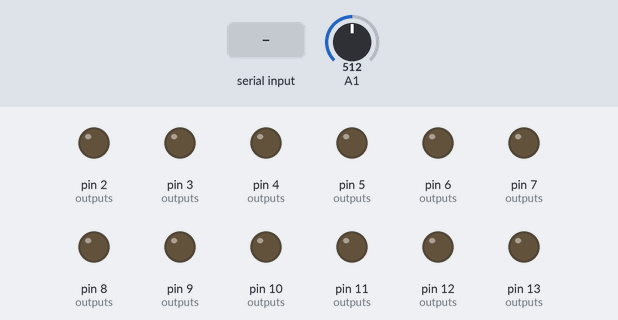
This sketch was run on a simulated Arduino Uno, built with avr-gcc and run on an emulated ATmega328P. Parts: output pins drawn as LEDs (lit = HIGH). Dashed ring = blinking. The inputs (shaded band) are chosen by the test bench; at power-on: A1 = 512. What the sketch prints to the serial monitor is not drawn.

Above: at 1.7 s.
1.8 s: "N\n" received over Serial
At 2.27 s:
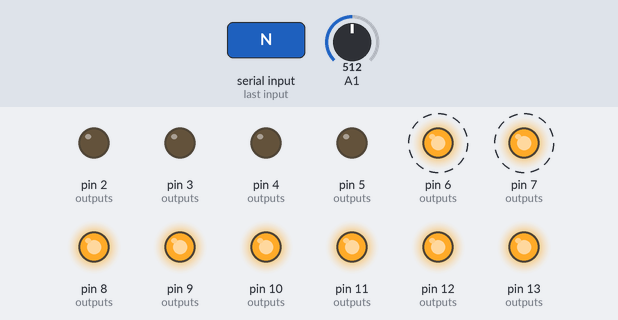
At 4.32 s:
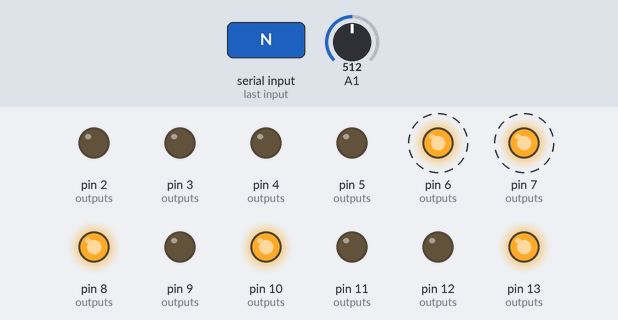
4.8 s: "HELLO\n" received over Serial
7.8 s: "TYPE,\n" received over the second serial link
10.8 s: "STOP\n" received over the second serial link
At 11.0 s:
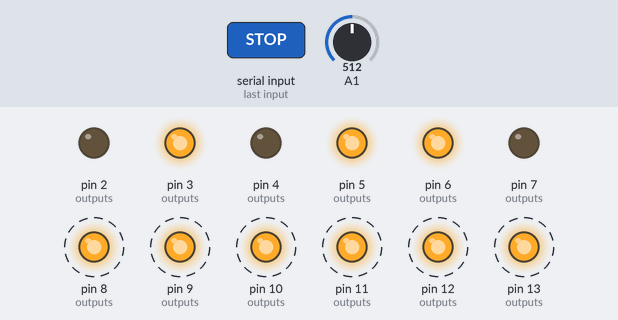
12.8 s: "2\n" received over Serial
At 13.33 s:
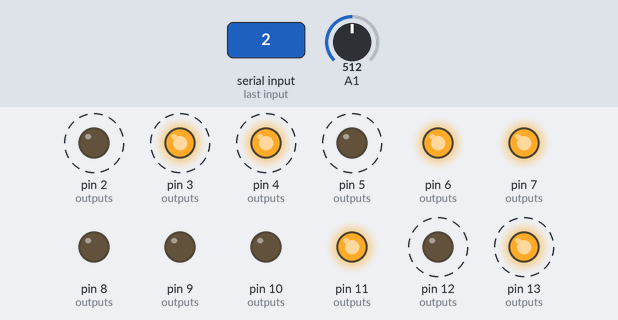
15.8 s: "HELLO\n" received over the second serial link
Timing chart, 0 to 19.8 s (numbered marks = the images above; inputs shaded):
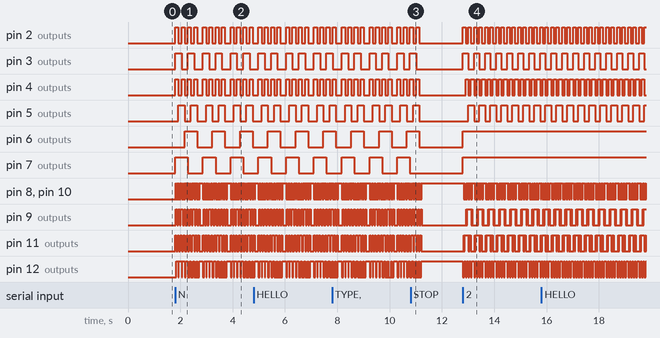

Measured:
- after the input at 1.8 s, pin 2 (outputs): LOW → HIGH at once, then repeats every 1.1 s: 3 × (LOW 0.12 s, HIGH 0.12 s), LOW 0.22 s, HIGH 0.12 s; pin 3 (outputs): LOW → HIGH at once, then repeats every 1.1 s: LOW 0.24 s, HIGH 0.24 s, LOW 0.34 s, HIGH 0.24 s
- after the input at 10.8 s, pin 2 (outputs): goes on until 11.1 s, then stays LOW; pin 3 (outputs): goes on until 11.0 s, then stays LOW
- after the input at 12.8 s, pin 2 (outputs): alternates HIGH for 0.10 s and LOW for 0.11 s, starting at once; pin 3 (outputs): alternates HIGH for 0.19 s and LOW for 0.23 s, starting at once

The sketch:

Arduino_EIT_Gesture_FrameOutput_A2A3.ino
```cpp
/*
  Arduino EIT data sender for MATLAB gesture collection
  HC-05 moved from pins 0/1 to A2/A3 using SoftwareSerial.

  Wiring:
  HC-05 TX -> Arduino A2  (Arduino SoftwareSerial RX)
  HC-05 RX -> Arduino A3  (Arduino SoftwareSerial TX through voltage divider)
  HC-05 GND -> Arduino GND
  HC-05 VCC -> suitable HC-05 module supply

  MATLAB/Python must use BT_BAUD = 38400.
  USB Serial is kept only for debugging/uploading.
*/

#include <SoftwareSerial.h>

// ========= Bluetooth pins =========
// A2 and A3 are used as digital pins for SoftwareSerial.
const byte BT_RX_PIN = A2;  // Arduino receives from HC-05 TX
const byte BT_TX_PIN = A3;  // Arduino transmits to HC-05 RX through voltage divider
SoftwareSerial BT(BT_RX_PIN, BT_TX_PIN);

const long BT_BAUD  = 38400;
const long USB_BAUD = 115200;

// ========= Pin definitions =========
const int cn0 = 2, cn1 = 3, cn2 = 7;
const int co0 = 4, co1 = 5, co2 = 6;
const int vn0 = 10, vn1 = 11, vn2 = 12;
const int vo0 = 8,  vo1 = 9,  vo2 = 13;

// ========= Shared parameters =========
const int aP            = A1;
const int sN            = 60;    // ADC samples per measurement
const int cY            = 5;     // top/bottom averaging window
const int ddd           = 20;    // settling delay (ms)
const int EITiterations = 102;   // frames per trigger

float  answer = 0.0;
String valString;

byte selectedType = 1;
bool isRecording = false;
bool stopRequested = false;

char btCommand[40];
byte btIndex = 0;

char usbCommand[40];
byte usbIndex = 0;

// ========= Forward declarations =========
void controlCurrentMux(int, int);
void controlVoltageMux(int, int);
float voltageMeasurement(int, int, int);
void setP8();

void setup() {
  int outputs[] = {cn0,cn1,cn2, co0,co1,co2, vn0,vn1,vn2, vo0,vo1,vo2};

  for (int i = 0; i < 12; i++) {
    pinMode(outputs[i], OUTPUT);
    digitalWrite(outputs[i], LOW);
  }

  setP8();

  Serial.begin(USB_BAUD);  // USB debug only
  BT.begin(BT_BAUD);       // HC-05 communication with MATLAB

  delay(500);

  Serial.println(F("READY_USB"));
  BT.println(F("READY_HC05"));
}

void loop() {
  if (readCommandFromPort(BT, btCommand, btIndex, sizeof(btCommand))) {
    handleCommand(btCommand, true);
  }

  if (readCommandFromPort(Serial, usbCommand, usbIndex, sizeof(usbCommand))) {
    handleCommand(usbCommand, false);
  }
}

// ========= Command handling =========
bool readCommandFromPort(Stream &port, char *buffer, byte &index, byte maxLen) {
  while (port.available() > 0) {
    char c = port.read();

    if (c == '\r') continue;

    if (c == '\n') {
      buffer[index] = '\0';
      index = 0;
      trimCommand(buffer);
      return strlen(buffer) > 0;
    }

    if (index < maxLen - 1) {
      buffer[index++] = c;
    } else {
      index = 0;
      buffer[0] = '\0';
    }
  }

  return false;
}

void trimCommand(char *cmd) {
  byte start = 0;

  while (cmd[start] == ' ' || cmd[start] == '\t') start++;

  if (start > 0) {
    byte i = 0;
    while (cmd[start] != '\0') cmd[i++] = cmd[start++];
    cmd[i] = '\0';
  }

  int len = strlen(cmd);
  while (len > 0 && (cmd[len - 1] == ' ' || cmd[len - 1] == '\t')) {
    cmd[len - 1] = '\0';
    len--;
  }
}

void handleCommand(char *cmd, bool fromBluetooth) {
  Stream *out = fromBluetooth ? (Stream *)&BT : (Stream *)&Serial;

  if (strcmp(cmd, "HELLO") == 0) {
    if (fromBluetooth) {
      out->println(F("HC05_GESTURE_DEVICE"));
    } else {
      out->println(F("USB_PORT_IGNORE"));
    }
    return;
  }

  if (strcmp(cmd, "PING") == 0) {
    out->println(fromBluetooth ? F("PONG_HC05") : F("PONG_USB"));
    return;
  }

  if (strncmp(cmd, "TYPE,", 5) == 0) {
    if (isRecording) {
      out->println(F("ERROR,CANNOT_CHANGE_TYPE_WHILE_RECORDING"));
      return;
    }

    int newType = atoi(cmd + 5);

    if (newType >= 1 && newType <= 4) {
      selectedType = (byte)newType;
      out->print(F("TYPE_SET,"));
      out->println(selectedType);
    } else {
      out->println(F("ERROR,INVALID_TYPE"));
    }

    return;
  }

  if (strcmp(cmd, "N") == 0 || strcmp(cmd, "START") == 0) {
    if (isRecording) {
      out->println(F("ERROR,ALREADY_RECORDING"));
      return;
    }

    stopRequested = false;
    runSelectedType();
    return;
  }

  if (strcmp(cmd, "STOP") == 0) {
    stopRequested = true;
    out->println(F("STOP_REQUESTED"));
    return;
  }

  if (strcmp(cmd, "RESET") == 0) {
    stopRequested = true;
    isRecording = false;
    selectedType = 1;
    out->println(F("RESET_DONE"));
    return;
  }

  if (strcmp(cmd, "STATUS") == 0) {
    out->print(F("STATUS,TYPE,"));
    out->print(selectedType);
    out->print(F(",RECORDING,"));
    out->println(isRecording ? F("YES") : F("NO"));
    return;
  }

  // Backward-compatible direct trigger over USB/Bluetooth.
  if (strlen(cmd) == 1 && cmd[0] >= '1' && cmd[0] <= '4') {
    if (isRecording) {
      out->println(F("ERROR,ALREADY_RECORDING"));
      return;
    }

    selectedType = (byte)(cmd[0] - '0');
    out->print(F("TYPE_SET,"));
    out->println(selectedType);
    stopRequested = false;
    runSelectedType();
    return;
  }

  if (strncmp(cmd, "JUMP,", 5) == 0) {
    out->println(F("JUMP_ACK"));
    return;
  }

  out->print(F("ERROR,UNKNOWN_COMMAND,"));
  out->println(cmd);
}

void runSelectedType() {
  isRecording = true;

  BT.print(F("START,TYPE,"));
  BT.println(selectedType);
  Serial.print(F("START,TYPE,"));
  Serial.println(selectedType);

  for (int k = 0; k < EITiterations; k++) {
    checkStopDuringRecording();

    if (stopRequested) {
      BT.println(F("STOPPED"));
      Serial.println(F("STOPPED"));
      isRecording = false;
      return;
    }

    if      (selectedType == 1) runAdjacent();
    else if (selectedType == 2) runOpposite();
    else if (selectedType == 3) runSkip1();
    else if (selectedType == 4) runRR();
  }

  BT.println(F("END"));
  Serial.println(F("END"));
  isRecording = false;
}

void checkStopDuringRecording() {
  if (readCommandFromPort(BT, btCommand, btIndex, sizeof(btCommand))) {
    if (strcmp(btCommand, "STOP") == 0 || strcmp(btCommand, "RESET") == 0) {
      stopRequested = true;
    } else if (strncmp(btCommand, "TYPE,", 5) == 0) {
      BT.println(F("ERROR,CANNOT_CHANGE_TYPE_WHILE_RECORDING"));
    } else if (strcmp(btCommand, "HELLO") == 0) {
      BT.println(F("HC05_GESTURE_DEVICE"));
    }
  }

  if (readCommandFromPort(Serial, usbCommand, usbIndex, sizeof(usbCommand))) {
    if (strcmp(usbCommand, "STOP") == 0 || strcmp(usbCommand, "RESET") == 0) {
      stopRequested = true;
    } else if (strcmp(usbCommand, "HELLO") == 0) {
      Serial.println(F("USB_PORT_IGNORE"));
    }
  }
}

// ========= Helpers =========
void measureAndAppend(int vIn, int vOut) {
  controlVoltageMux(vIn, vOut);
  delay(ddd);

  answer = voltageMeasurement(aP, sN, cY);

  char tempStr[10];
  dtostrf(answer, 6, 4, tempStr);

  valString += String(",");
  valString += String(tempStr);
}

void emitFrame() {
  valString.remove(0, 1);
  valString += String(",");

  // Send frame to HC-05/MATLAB.
  BT.println(valString);
  BT.flush();

  // Optional USB debug copy.
  Serial.println(valString);
}

// ========= Adjacent: offset = 1, 8 injections x 5 measurements = 40 =========
void runAdjacent() {
  valString = String("");

  for (int i = 0; i < 8; i++) {
    controlCurrentMux(i, (i + 1) % 8);

    int s1 = (i + 7) % 8;
    int s2 = i;
    int s3 = (i + 1) % 8;

    for (int j = 0; j < 8; j++) {
      if (j == s1 || j == s2 || j == s3) continue;
      measureAndAppend(j, (j + 1) % 8);
    }
  }

  emitFrame();
}

// ========= Opposite: offset = 4, 4 injections x 4 measurements = 16 =========
void runOpposite() {
  valString = String("");

  for (int i = 0; i < 4; i++) {
    controlCurrentMux(i, i + 4);

    int s1 = (i + 7) % 8;
    int s2 = i;
    int s3 = (i + 3) % 8;
    int s4 = (i + 4) % 8;

    for (int j = 0; j < 8; j++) {
      if (j == s1 || j == s2 || j == s3 || j == s4) continue;
      measureAndAppend(j, (j + 1) % 8);
    }
  }

  emitFrame();
}

// ========= Skip1: offset = 2, 8 injections x 4 measurements = 32 =========
void runSkip1() {
  valString = String("");

  for (int i = 0; i < 8; i++) {
    controlCurrentMux(i, (i + 2) % 8);

    int s1 = (i + 7) % 8;
    int s2 = i;
    int s3 = (i + 1) % 8;
    int s4 = (i + 2) % 8;

    for (int j = 0; j < 8; j++) {
      if (j == s1 || j == s2 || j == s3 || j == s4) continue;
      measureAndAppend(j, (j + 1) % 8);
    }
  }

  emitFrame();
}

// ========= RR: 28 injections, 120 measurements =========
void runRR() {
  valString = String("");

  for (int focal = 0; focal < 7; focal++) {
    for (int target = focal + 1; target < 8; target++) {
      controlCurrentMux(focal, target);

      for (int j = 0; j < 8; j++) {
        int jNext = (j + 1) % 8;

        if (j == focal || j == target || jNext == focal || jNext == target) continue;

        measureAndAppend(j, jNext);
      }
    }
  }

  emitFrame();
}

// ========= Mux control =========
void controlCurrentMux(int currentInChannel, int currentOutChannel) {
  int cnPin[] = {cn0, cn1, cn2};
  int coPin[] = {co0, co1, co2};

  int cnChannel[8][3] = {
    {1,1,1},{0,1,1},{1,0,1},{0,0,1},
    {1,1,0},{0,1,0},{1,0,0},{0,0,0}
  };

  int coChannel[8][3] = {
    {0,0,0},{1,0,0},{0,1,0},{1,1,0},
    {0,0,1},{1,0,1},{0,1,1},{1,1,1}
  };

  for (int i = 0; i < 3; i++) digitalWrite(cnPin[i], cnChannel[currentInChannel][i]);
  for (int i = 0; i < 3; i++) digitalWrite(coPin[i], coChannel[currentOutChannel][i]);
}

void controlVoltageMux(int voltageInChannel, int voltageOutChannel) {
  int vnPin[] = {vn0, vn1, vn2};
  int voPin[] = {vo0, vo1, vo2};

  int vnChannel[8][3] = {
    {0,0,0},{1,0,0},{0,1,0},{1,1,0},
    {0,0,1},{1,0,1},{0,1,1},{1,1,1}
  };

  int voChannel[8][3] = {
    {1,1,1},{0,1,1},{1,0,1},{0,0,1},
    {1,1,0},{0,1,0},{1,0,0},{0,0,0}
  };

  for (int i = 0; i < 3; i++) digitalWrite(vnPin[i], vnChannel[voltageInChannel][i]);
  for (int i = 0; i < 3; i++) digitalWrite(voPin[i], voChannel[voltageOutChannel][i]);
}

// ========= Voltage measurement =========
float voltageMeasurement(int pin, int n, int cont) {
  int adcValueList[n];
  int temp = 0;
  float maxAdc = 0.0;
  float minAdc = 0.0;

  for (int i = 0; i < n; i++) {
    adcValueList[i] = analogRead(pin);
  }

  for (int i = 0; i < n; i++) {
    for (int j = i + 1; j < n; j++) {
      if (adcValueList[i] > adcValueList[j]) {
        temp = adcValueList[i];
        adcValueList[i] = adcValueList[j];
        adcValueList[j] = temp;
      }
    }
  }

  for (int i = n - cont; i < n; i++) maxAdc += adcValueList[i];
  for (int i = 0; i < cont; i++)     minAdc += adcValueList[i];

  return 5.0 * maxAdc / cont / 1023.0 - 5.0 * minAdc / cont / 1023.0;
}

// ========= ADC prescaler =========
void setP16() {
  ADCSRA |=  (1 << ADPS2);
  ADCSRA &= ~(1 << ADPS1);
  ADCSRA &= ~(1 << ADPS0);
}

void setP8() {
  ADCSRA &= ~(1 << ADPS2);
  ADCSRA |=  (1 << ADPS1);
  ADCSRA |=  (1 << ADPS0);
}
```
